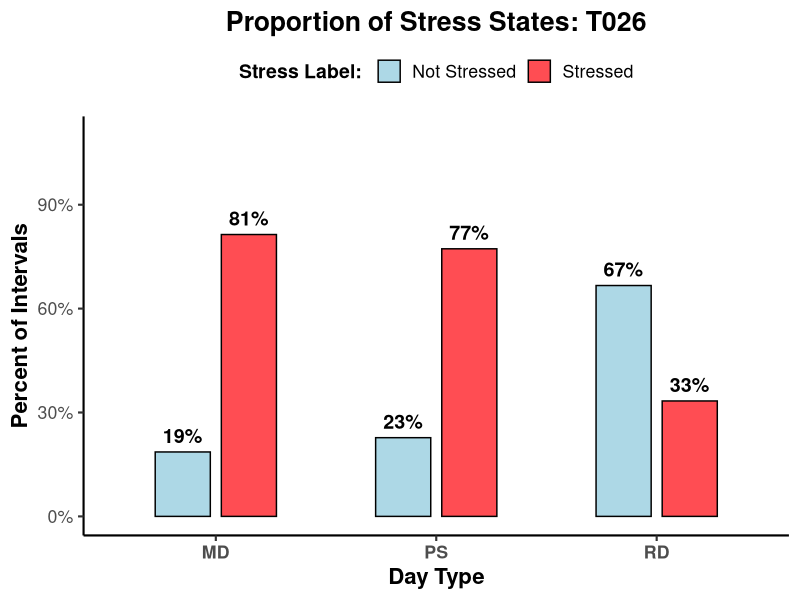
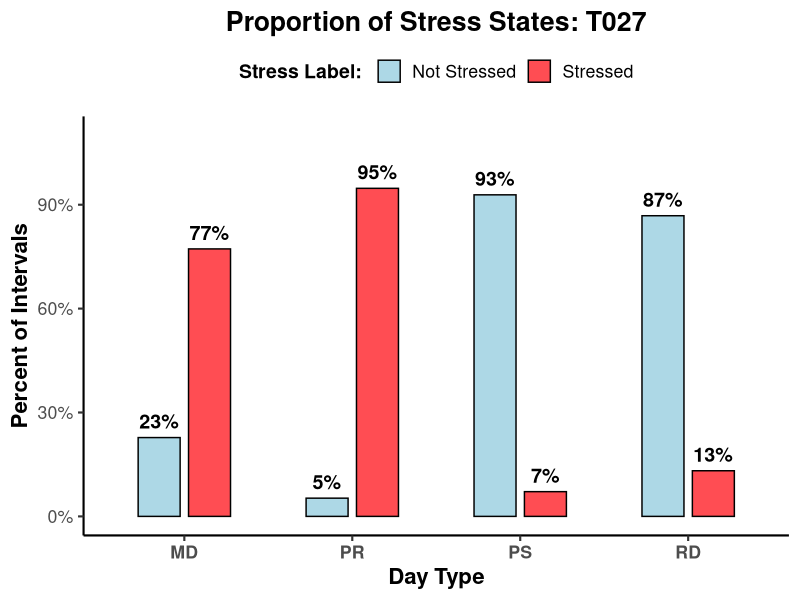
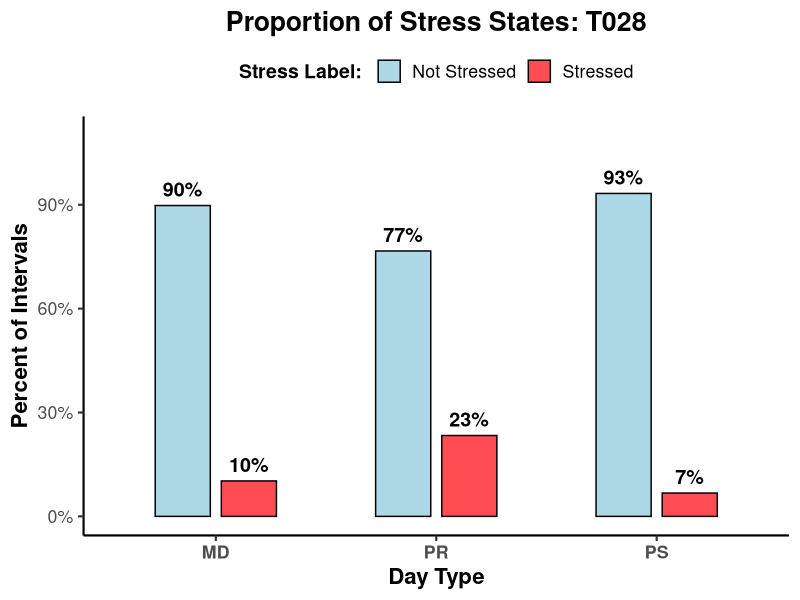
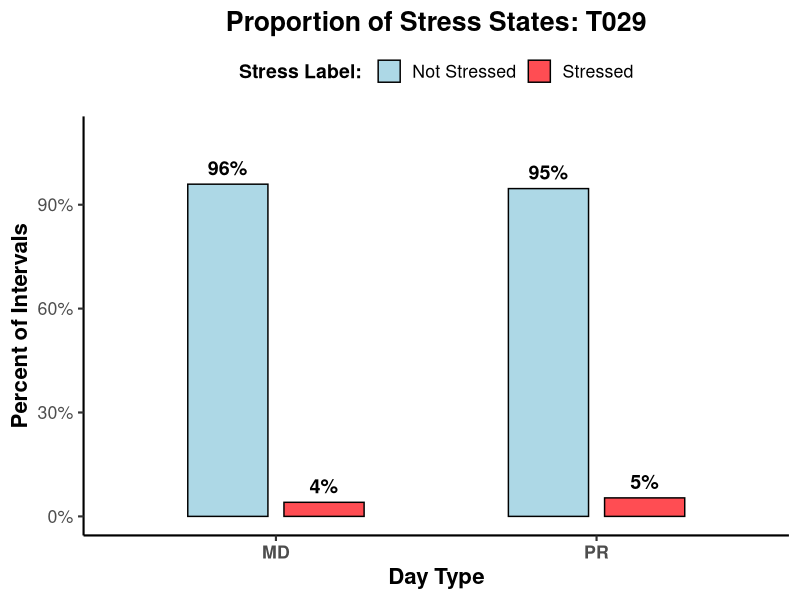
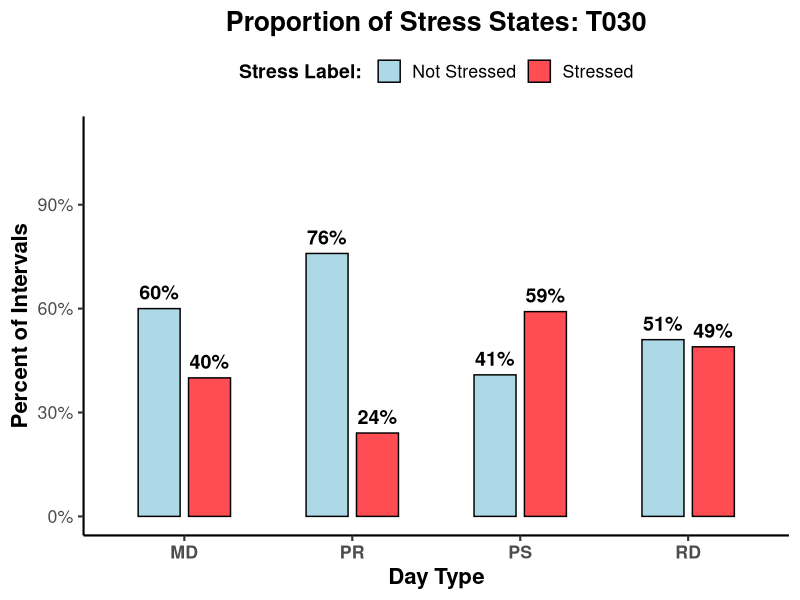
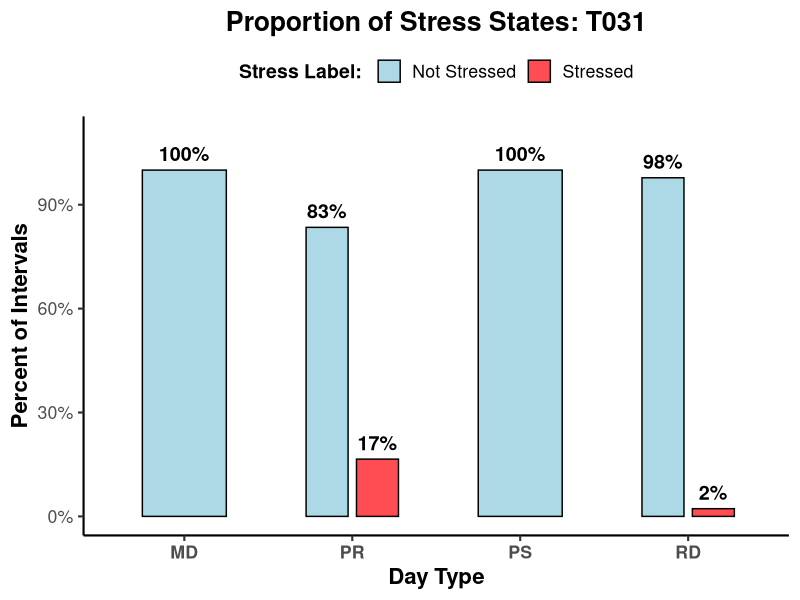
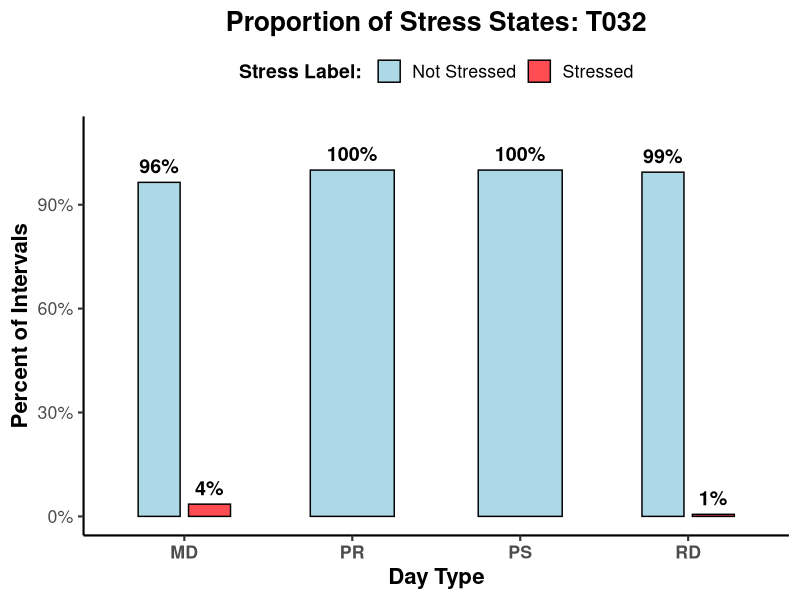
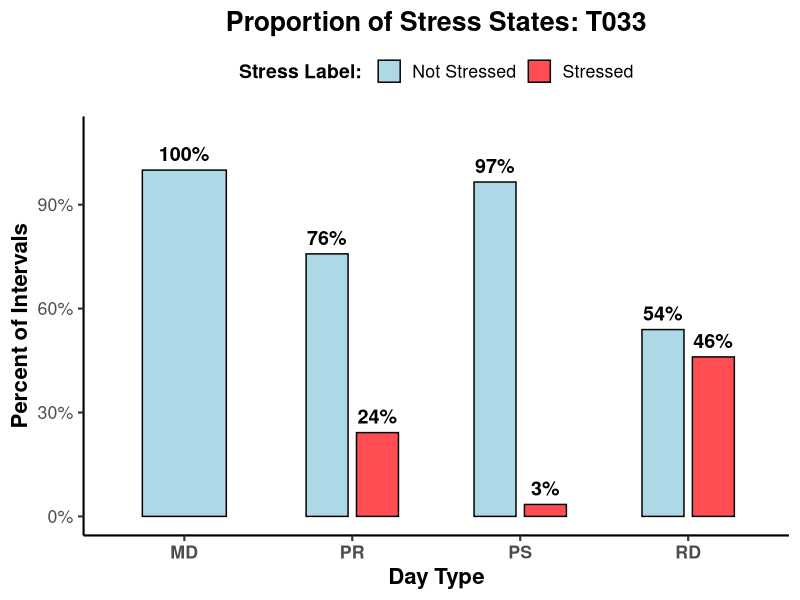

The R script that drew these images, in order:
# -------------------------------
# LOAD LIBRARIES
# -------------------------------
library(tidyverse)
library(ggplot2)
library(stringr)

# -------------------------------
# LOAD AND PREP DATA
# -------------------------------
df <- read_csv("Predicted_Activity_With_Stress_Label.csv")

# -------------------------------
# CLEAN DAY LABELS
# -------------------------------
df <- df %>%
  mutate(Day_clean = str_extract(Day_label, "^[A-Za-z]+"))

# -------------------------------
# SUMMARIZE DATA
# -------------------------------
df_summary <- df %>%
  filter(Predicted_Activity == "Office/Home", Stress_Label %in% c("Stressed", "Not Stressed")) %>%
  group_by(Participant, Day_clean, Stress_Label) %>%
  summarise(N = n(), .groups = "drop") %>%
  group_by(Participant, Day_clean) %>%
  mutate(Proportion = N / sum(N)) %>%
  ungroup()

# -------------------------------
# BAR PLOT: ONE PAGE PER PARTICIPANT
# -------------------------------
bar_colors <- c("Stressed" = "#FF4D53", "Not Stressed" = "lightblue")
participants <- unique(df_summary$Participant)

pdf("Stress_Proportion_Barplots_By_Participant.pdf", width = 8, height = 4)
for (p in participants) {
  p_data <- df_summary %>% filter(Participant == p)
  gg <- ggplot(p_data, aes(x = Day_clean, y = Proportion, fill = Stress_Label)) +
    geom_bar(stat = "identity", position = position_dodge(width = 0.6), width = 0.5, color = "black") +
    geom_text(aes(label = paste0(round(Proportion*100), "%")),
              position = position_dodge(width = 0.6), vjust = -0.6, size = 5, fontface = "bold") +
    scale_fill_manual(values = bar_colors, name = "Stress Label: ") +
    labs(
      title = paste0("Proportion of Stress States: ", p),
      x = "Day Type", y = "Percent of Intervals",
      fill = "Stress Label: "
    ) +
    theme_classic(base_size = 16) +
    scale_y_continuous(labels = scales::percent_format(accuracy = 1), limits = c(0, 1.1)) +
    theme(
      axis.text.x = element_text(face = "bold"),
      plot.title = element_text(hjust = 0.5, face = "bold"),
      axis.title.x = element_text(face = "bold"),          # Bold x-axis title
      axis.title.y = element_text(face = "bold"),          # Bold y-axis title
      legend.title = element_text(face = "bold", size = 14),  # Bold legend title
      legend.position = "top"
    )
  print(gg)
}
dev.off()
